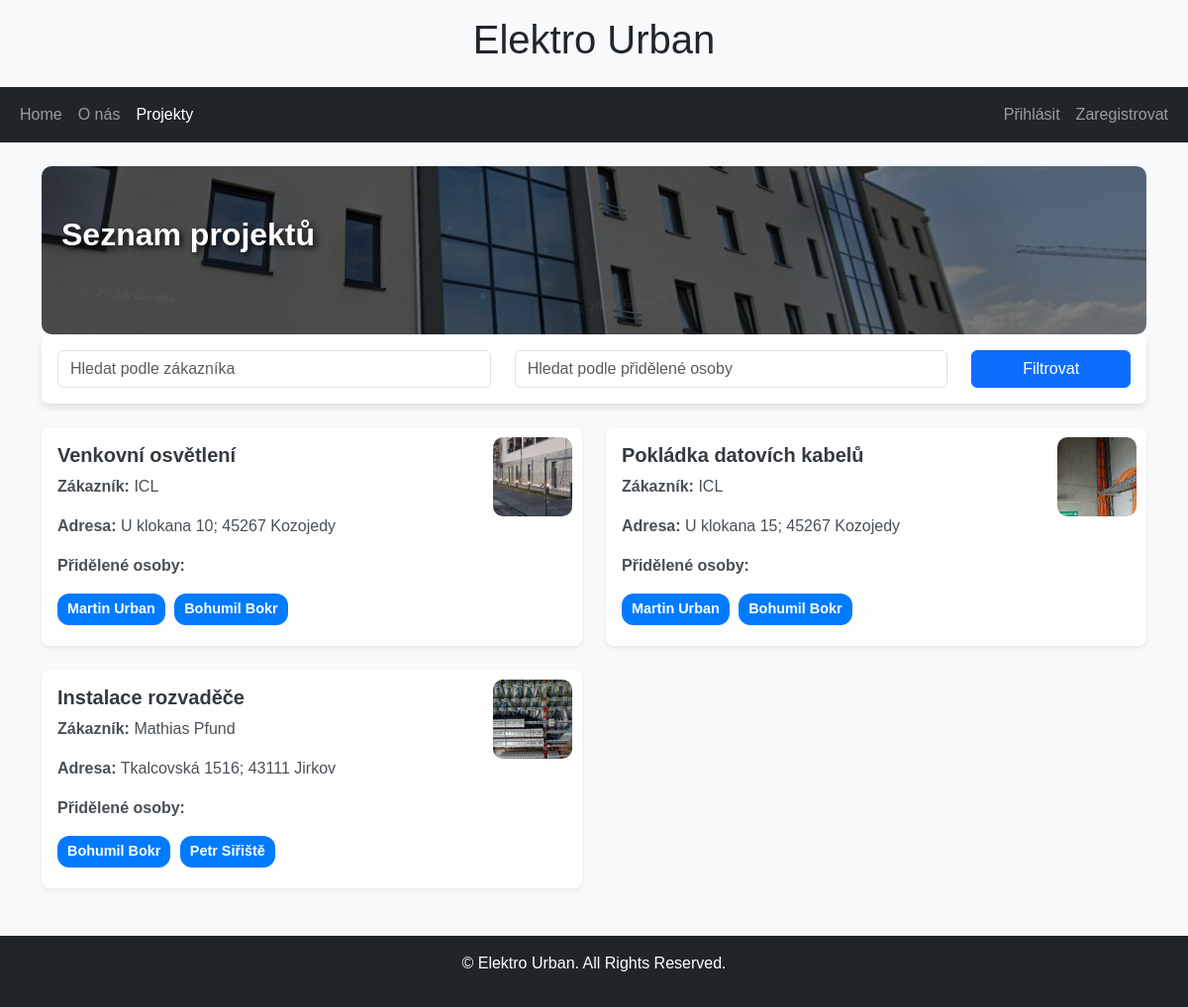
/projects/, run on the app's committed database.
### elektro_projects/models.py (models this page shows, shortened)
class Project(models.Model):
    name = models.CharField(max_length=255)
    address = models.CharField(max_length=255)
    customer = models.CharField(max_length=255)
    assigned_to = models.ManyToManyField('people.Person', related_name='projects')  # Zde vložte upravený řádek
    image = models.ImageField(upload_to='projects/images/', blank=True, null=True)

### people/models.py (models this page shows, shortened)
class Person(models.Model):
    first_name = models.CharField(max_length=100)
    last_name = models.CharField(max_length=100)

### elektro_projects/views.py (the view)
# urls.py: path('projects/', ProjectListView.as_view(), name='project-list'),
class ProjectListView(ListView):
    model = Project
    template_name = 'projects/project_list.html'  # Šablona pro seznam projektů
    context_object_name = 'projects'
    def get_queryset(self):
        queryset = super().get_queryset()
        customer_query = self.request.GET.get('customer')  # Hodnota z GET parametru
        assigned_to_query = self.request.GET.get('assigned_to')  # Hodnota z GET parametru
        if customer_query:
            queryset = queryset.filter(customer__icontains=customer_query)
        if assigned_to_query:
            queryset = queryset.filter(assigned_to__username__icontains=assigned_to_query)
        return queryset

### elektro_projects/templates/projects/project_list.html (shortened to what this page needs)
{% extends 'base.html' %}
{% load static %}
{% block content %}
<div class="projects-page">
    <div class="d-flex justify-content-between align-items-center mb-4">
        <h2>Seznam projektů</h2>
    </div>
</div>
<div class="card p-3 mb-4">
    <form method="get" class="row">
        <div class="col-md-5 mb-2 mb-md-0">
            <input
                type="text"
                name="customer"
                class="form-control"
                placeholder="Hledat podle zákazníka"
                value="{{ request.GET.customer }}">
        </div>
        <div class="col-md-5 mb-2 mb-md-0">
            <input
                type="text"
                name="assigned_to"
                class="form-control"
                placeholder="Hledat podle přidělené osoby"
                value="{{ request.GET.assigned_to }}">
        </div>
        <div class="col-md-2">
            <button type="submit" class="btn btn-primary w-100">Filtrovat</button>
        </div>
    </form>
</div>
<div class="row">
    {% if projects %}
        {% for project in projects %}
            <div class="col-md-6 mb-4">
                <div class="card shadow-sm">
                    {% if project.image %}
                        <img src="{{ project.image.url }}" alt="Projekt foto">
                    {% else %}
                        <img src="{% static 'images/default_project_image.jpg' %}" alt="Výchozí obrázek">
                    {% endif %}
                    <div class="card-body">
                        <h5 class="card-title">{{ project.name }}</h5>
                        <p class="card-text"><strong>Zákazník:</strong> {{ project.customer }}</p>
                        <p class="card-text"><strong>Adresa:</strong> {{ project.address }}</p>
                        <p class="card-text"><strong>Přidělené osoby:</strong></p>
                        <div>
                            {% for person in project.assigned_to.all %}
                                <span class="assigned-person">{{ person.first_name }} {{ person.last_name }}</span>
                            {% endfor %}
                        </div>
                    </div>
                </div>
            </div>
        {% endfor %}
    {% else %}
        <p class="text-center">Nebyly nalezeny žádné projekty odpovídající filtru.</p>
    {% endif %}
</div>
{% endblock %}

### elektro_projects/templates/base.html (shortened to what this page needs)
{% load static %}
{% load tz %}
<!DOCTYPE html>
<html lang="en">
<head>
    <link href="https://cdn.jsdelivr.net/npm/bootstrap@5.3.2/dist/css/bootstrap.min.css" rel="stylesheet">
    <link rel="stylesheet" href="{% static 'css/custom.css' %}">
</head>
<body>
    <header>
        <h1 class="text-center py-3">Elektro Urban</h1>
        <nav class="navbar navbar-expand-lg navbar-dark bg-dark">
            <div class="container-fluid">
                <div class="collapse navbar-collapse" id="navbarNav">
                    {% if request.resolver_match.url_name != 'home' %}
                    <ul class="navbar-nav me-auto">
                        <li class="nav-item">
                            <a class="nav-link {% if request.resolver_match.url_name == 'home' %}active{% endif %}" href="{% url 'home' %}">Home</a>
                        </li>
                        <li class="nav-item">
                            <a class="nav-link {% if request.resolver_match.url_name == 'about' %}active{% endif %}" href="{% url 'about' %}">O nás</a>
                        </li>
                        <li class="nav-item">
                            <a class="nav-link {% if request.resolver_match.url_name == 'project-list' %}active{% endif %}" href="{% url 'project-list' %}">Projekty</a>
                        </li>
                    </ul>
                    {% endif %}
                    <ul class="navbar-nav ms-auto">
                        {% if user.is_authenticated %}
                            <li class="nav-item">
                                <a class="nav-link">Vítej {{ user.username }}</a>
                            </li>
                            {% if user.is_superuser %}
                                <li class="nav-item">
                                    <a href="{% url 'admin:index' %}" class="nav-link">Admin panel</a>
                                </li>
                            {% endif %}
                            <li class="nav-item">
                                <form action="{% url 'logout' %}" method="POST" style="display: inline;">
                                    {% csrf_token %}
                                    <button type="submit" class="nav-link btn btn-link" style="border: none; background: none;">Odhlásit se</button>
                                </form>
                            </li>
                        {% else %}
                            <li class="nav-item">
                                <a class="nav-link {% if request.resolver_match.url_name == 'login' %}active{% endif %}" href="{% url 'login' %}">Přihlásit</a>
                            </li>
                            <li class="nav-item">
                                <a class="nav-link {% if request.resolver_match.url_name == 'register' %}active{% endif %}" href="{% url 'register' %}">Zaregistrovat</a>
                            </li>
                        {% endif %}
                    </ul>
                </div>
            </div>
        </nav>
    </header>
    <main class="container my-4">
        {% block content %}
        {% endblock %}
    </main>
    <footer class="bg-dark text-white text-center py-3">
        <p>&copy; {{ now|date:"Y" }} Elektro Urban. All Rights Reserved.</p>
    </footer>
</body>
</html>

### elektro_projects/static/css/custom.css (style rules this page uses)
body { font-family: 'Arial', sans-serif; background-color: #f8f9fa; }
.card { border: none; box-shadow: 0 4px 6px rgba(0, 0, 0, 0.1); }
body { background-size: cover; background-attachment: fixed; background-repeat: no-repeat; }
.projects-page { background-image: url('../images/electricity_background_projects.jpg'); color: #ffffff; text-shadow: 1px 1px 5px #000; padding: 50px 0; }

### data on the page
Project: image (picture), name "Venkovní osvětlení", customer "ICL", address "U klokana 10; 45267 Kozojedy"
Person: first_name "Martin", last_name "Urban"
Person: first_name "Bohumil", last_name "Bokr"
Project: image (picture), name "Pokládka datovích kabelů", customer "ICL", address "U klokana 15; 45267 Kozojedy"
Project: image (picture), name "Instalace rozvaděče", customer "Mathias Pfund", address "Tkalcovská 1516; 43111 Jirkov"
Person: first_name "Petr", last_name "Siřiště"
